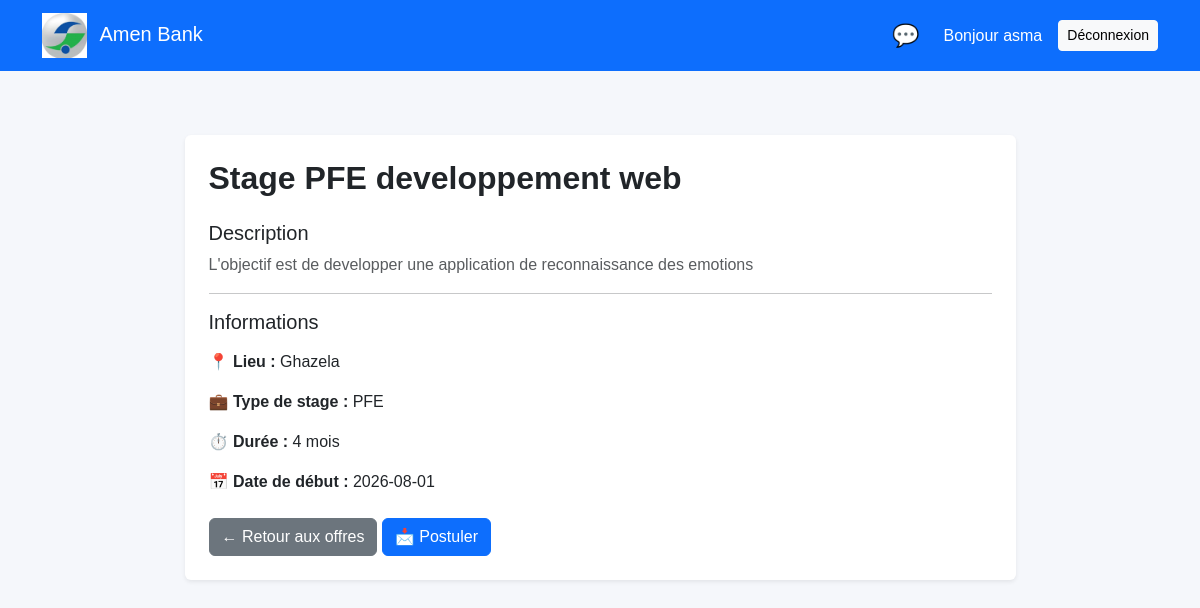
Screenshot of /student/offers/2 (signed in) with the database file from the repository.
### models/offer.py (models this page shows)
class Offer(db.Model):
    __tablename__ = "offer"
    id = db.Column(
        db.Integer,
        primary_key=True
    )
    recruiter_id = db.Column(
        db.Integer,
        db.ForeignKey("recruiter.id"),
        nullable=False
    )
    titre = db.Column(
        db.String(200),
        nullable=False
    )
    description = db.Column(
        db.Text,
        nullable=False
    )
    competences = db.Column(
        db.Text
    )
    domaine = db.Column(
        db.String(150)
    )
    type_stage = db.Column(
        db.String(100)
    )
    duree = db.Column(
        db.String(100)
    )
    lieu = db.Column(
        db.String(150)
    )
    date_debut = db.Column(
        db.String(50)
    )
    date_limite = db.Column(
        db.String(50)
    )
    statut = db.Column(
        db.String(50),
        default="active"
    )

### app.py (the view)
@app.route("/student/offers/<int:offer_id>")
def student_offer_detail(offer_id):
    if "user_id" not in session:
        return redirect(url_for("logininterface"))
    if session.get("role") != "student":
        flash(
            "Accès réservé aux étudiants.",
            "danger"
        )
        return redirect(url_for("logininterface"))
    offer = Offer.query.get_or_404(offer_id)
    return render_template(
        "student/offer_detail.html",
        offer=offer
    )

### app.py (called while the page is built)
@app.context_processor
def inject_notifications():
    if session.get("user_id"):
        unread_notifications = Notification.query.filter_by(
            user_id=session.get("user_id"),
            lu=False
        ).count()
    else:
        unread_notifications = 0
    return {
        "unread_notifications": unread_notifications
    }

@app.context_processor
def inject_student_chat_data():
    unread_messages = 0
    student_internship = None
    if session.get("user_id"):
        user_id = session.get("user_id")
        unread_messages = Message.query.filter_by(
            receiver_id=user_id,
            lu=False
        ).count()
        student = Student.query.filter_by(
            user_id=user_id
        ).first()
        if student:
            student_internship = Intership.query.filter(
                Intership.student_id == student.id,
                Intership.supervisor_id.isnot(None)
            ).first()
    return {
        "unread_messages": unread_messages,
        "student_internship": student_internship
    }

@app.context_processor
def inject_unread_messages():
    unread_messages = 0
    if session.get("user_id"):
        user_id = session.get("user_id")
        unread_messages = Message.query.filter_by(
            receiver_id=user_id,
            lu=False
        ).count()
    return {
        "unread_messages": unread_messages
    }

### template/student/offer_detail.html (shortened to what this page needs)
{% extends 'base2.html' %}
{% block content %}
<div class="container py-5">
    <div class="row justify-content-center">
        <div class="col-md-9">
            <div class="card border-0 shadow-sm">
                <div class="card-body p-4">
                    <h2 class="fw-bold mb-3">
                        {{ offer.titre }}
                    </h2>
                    <h5 class="mt-4">
                        Description
                    </h5>
                    <p class="text-muted">
                        {{ offer.description }}
                    </p>
                    <hr>
                    <h5 class="mb-3">
                        Informations
                    </h5>
                    {% if offer.lieu %}
                    <p>
                        📍 <strong>Lieu :</strong>
                        {{ offer.lieu }}
                    </p>
                    {% endif %}
                    {% if offer.type_stage %}
                    <p>
                        💼 <strong>Type de stage :</strong>
                        {{ offer.type_stage }}
                    </p>
                    {% endif %}
                    {% if offer.duree %}
                    <p>
                        ⏱️ <strong>Durée :</strong>
                        {{ offer.duree }}
                    </p>
                    {% endif %}
                    {% if offer.date_debut %}
                    <p>
                        📅 <strong>Date de début :</strong>
                        {{ offer.date_debut }}
                    </p>
                    {% endif %}
                    <div class="mt-4">
                        <a
                            href="{{ url_for('student_offers') }}"
                            class="btn btn-secondary">
                            ← Retour aux offres
                        </a>
                            <form
                                method="POST"
                                action="{{ url_for('apply_offer', offer_id=offer.id) }}"
                                style="display:inline;">
                            <button
                            type="submit"
                            class="btn btn-primary">
                            📩 Postuler
                        </button>
                                        </form>
                    </div>
                </div>
            </div>
        </div>
    </div>
</div>
{% endblock %}

### static/css/css.css (style rules this page uses)
body { background-color: #f5f7fb; font-family: Arial, sans-serif; }

### rows the page displays
Offer: titre "Stage PFE developpement web", description "L'objectif est de developper une application de reconnaissance des emotions", lieu "Ghazela", type_stage "PFE", duree "4 mois", date_debut "2026-08-01"

### other values shown
{{ session.get("prenom") }} "asma"
